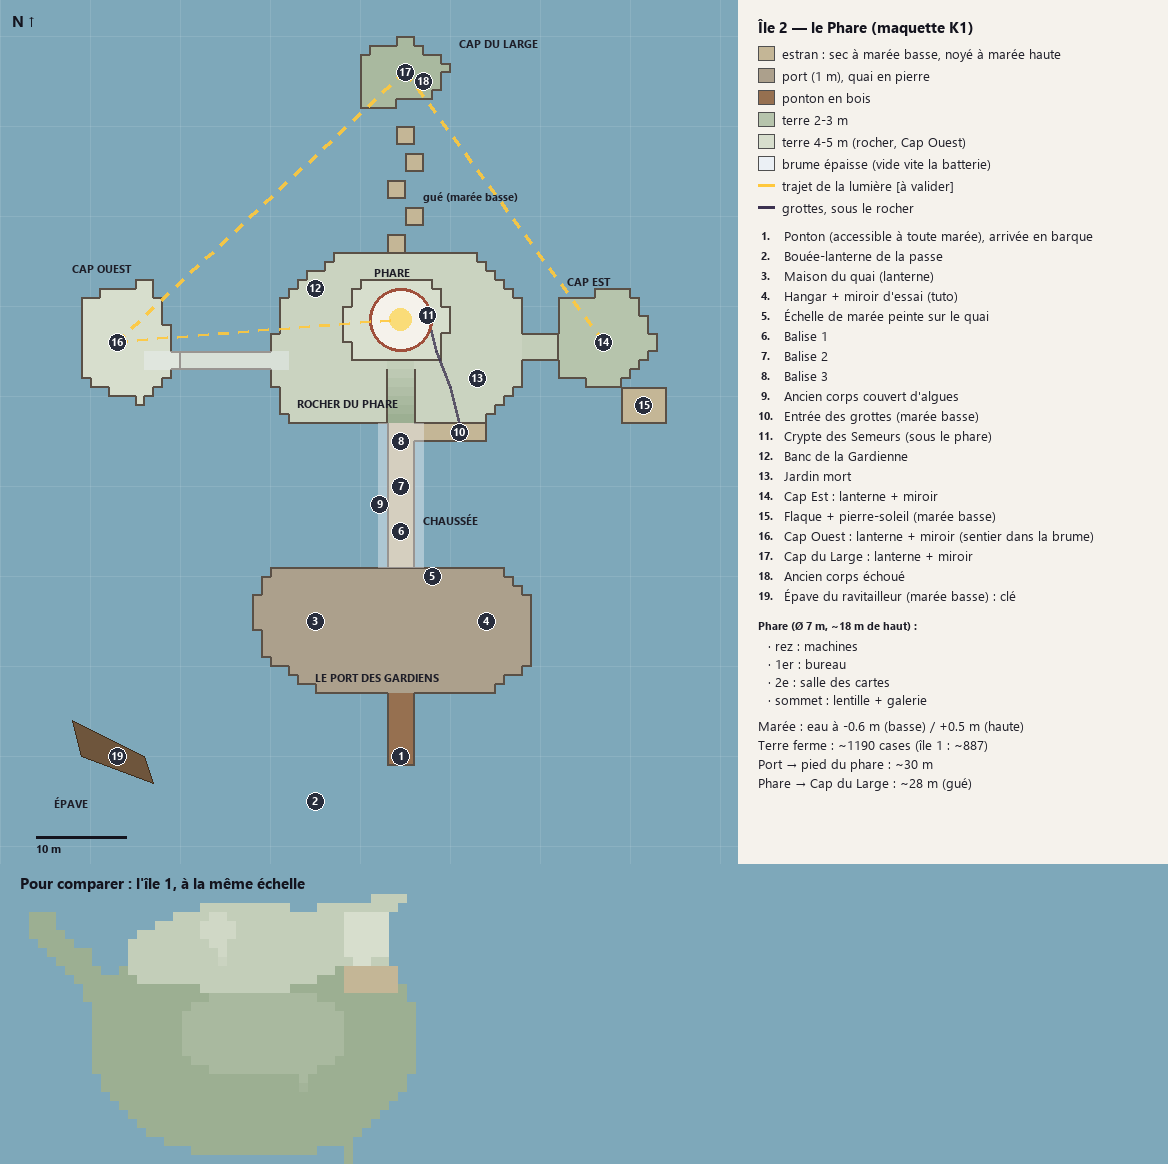

Reproduce this figure in Python.
"""Plan vu de dessus de l'île 2 (le Phare) — maquette K1.

Les zones sont décrites en mètres (1 case GridMap = 1 m, x vers l'est, z vers le sud).
`hauteur` = dessus du sol. Le même fichier servira à construire le GridMap.
Usage : python tools/plan_ile2.py  ->  tools/plan_ile2.png
"""
import json
import math
from pathlib import Path

from PIL import Image, ImageDraw, ImageFont

ICI = Path(__file__).parent

# Marée : niveau de l'eau (m). Le sol à 0.0 est sec à marée basse, noyé à marée haute.
MAREE_BASSE = -0.6
MAREE_HAUTE = 0.5

# (nom, hauteur, polygone [(x, z), ...])  — l'ordre compte : les suivantes recouvrent.
ZONES = [
    ("port", 1.0, [(-14, 9), (12, 9), (15, 12), (15, 20), (10, 23), (-8, 23), (-15, 19), (-16, 13)]),
    ("ponton", 1.0, [(-1, 23), (2, 23), (2, 31), (-1, 31)]),
    ("chaussee", 0.0, [(-1, -7), (2, -7), (2, 9), (-1, 9)]),
    ("plage_grottes", 0.0, [(2, -9), (9, -9), (10, -5), (2, -5)]),
    ("rocher", 4.0, [(-12, -7), (-1, -7), (-1, -15), (2, -15), (2, -7), (10, -7), (14, -11), (14, -21),
                     (8, -26), (-6, -26), (-13, -21), (-14, -12)]),
    ("escalier", 0.5, [(-1, -15), (2, -15), (2, -7), (-1, -7)]),  # monte de 0 à 4 vers le nord
    ("plateau_phare", 5.0, [(-5, -14), (5, -14), (6, -19), (4, -23), (-4, -23), (-6, -19)]),
    ("sentier_est", 3.5, [(14, -17), (19, -17), (19, -14), (14, -14)]),
    ("cap_est", 2.5, [(18, -21), (26, -22), (29, -16), (25, -11), (18, -12)]),
    ("flaque_est", 0.0, [(25, -11), (30, -11), (30, -7), (25, -7)]),
    ("sentier_ouest", 4.0, [(-27, -15), (-13, -15), (-13, -13), (-27, -13)]),
    ("cap_ouest", 5.0, [(-35, -21), (-27, -23), (-24, -14), (-28, -9), (-35, -12)]),
    ("cap_large", 1.5, [(-4, -42), (4, -43), (6, -47), (1, -50), (-4, -48)]),
]
# Roches du gué vers le Cap du Large (praticables à marée basse seulement).
GUE_LARGE = [(-1, -28), (1, -31), (-1, -34), (1, -37), (0, -40)]

PHARE = {"centre": (0.5, -18.5), "rayon": 3.5, "niveaux": ["rez : machines", "1er : bureau", "2e : salle des cartes", "sommet : lentille + galerie"]}
EPAVE = [(-36, 26), (-28, 30), (-27, 33), (-35, 30)]

# Repères numérotés : (num, x, z, texte)
REPERES = [
    (1, 0.5, 30, "Ponton (accessible à toute marée), arrivée en barque"),
    (2, -9, 35, "Bouée-lanterne de la passe"),
    (3, -9, 15, "Maison du quai (lanterne)"),
    (4, 10, 15, "Hangar + miroir d'essai (tuto)"),
    (5, 4, 10, "Échelle de marée peinte sur le quai"),
    (6, 0.5, 5, "Balise 1"),
    (7, 0.5, 0, "Balise 2"),
    (8, 0.5, -5, "Balise 3"),
    (9, -1.8, 2, "Ancien corps couvert d'algues"),
    (10, 7, -6, "Entrée des grottes (marée basse)"),
    (11, 3.5, -19, "Crypte des Semeurs (sous le phare)"),
    (12, -9, -22, "Banc de la Gardienne"),
    (13, 9, -12, "Jardin mort"),
    (14, 23, -16, "Cap Est : lanterne + miroir"),
    (15, 27.5, -9, "Flaque + pierre-soleil (marée basse)"),
    (16, -31, -16, "Cap Ouest : lanterne + miroir (sentier dans la brume)"),
    (17, 1, -46, "Cap du Large : lanterne + miroir"),
    (18, 3, -45, "Ancien corps échoué"),
    (19, -31, 30, "Épave du ravitailleur (marée basse) : clé"),
]
# Trajet de la lumière : Cap Est -> Cap du Large -> Cap Ouest -> lentille  [à valider]
LUMIERE = [(23, -16), (1, -46), (-31, -16), (0.5, -18.5)]
BRUME_EPAISSE = [((-1, -7), (2, 9)), ((-27, -15), (-13, -13))]  # chaussée, sentier ouest


def dans_poly(x, z, poly):
    dedans = False
    n = len(poly)
    for i in range(n):
        x1, z1 = poly[i]
        x2, z2 = poly[(i + 1) % n]
        if (z1 > z) != (z2 > z) and x < (x2 - x1) * (z - z1) / (z2 - z1) + x1:
            dedans = not dedans
    return dedans


def cases():
    """Dictionnaire (cx, cz) -> (zone, hauteur), une case par mètre."""
    res = {}
    for nom, h, poly in ZONES:
        xs = [p[0] for p in poly]
        zs = [p[1] for p in poly]
        for cx in range(math.floor(min(xs)), math.ceil(max(xs))):
            for cz in range(math.floor(min(zs)), math.ceil(max(zs))):
                if dans_poly(cx + 0.5, cz + 0.5, poly):
                    hh = h
                    if nom == "escalier":  # 0.5 par marche, vers le nord
                        hh = min(4.0, 0.5 * (-7 - cz))
                    res[(cx, cz)] = (nom, hh)
    for gx, gz in GUE_LARGE:
        for dx in (0, 1):
            for dz in (0, 1):
                res[(gx + dx, gz + dz)] = ("gue", 0.0)
    return res


def couleur(nom, h):
    if h <= 0.0:
        return (196, 182, 150)  # estran : sable mouillé
    if nom in ("port", "ponton"):
        return (172, 160, 140) if nom == "port" else (150, 112, 80)
    t = min(1.0, h / 5.0)
    base, haut = (150, 170, 140), (215, 222, 205)
    return tuple(int(base[i] + (haut[i] - base[i]) * t) for i in range(3))


def main():
    S = 9  # px par mètre
    X0, X1, Z0, Z1 = -44, 38, -54, 42
    largeur_carte = (X1 - X0) * S
    W, H = largeur_carte + 430, (Z1 - Z0) * S + 300
    img = Image.new("RGB", (W, H), (126, 168, 186))
    d = ImageDraw.Draw(img, "RGBA")
    try:
        f = ImageFont.truetype("C:/Windows/Fonts/segoeui.ttf", 13)
        fb = ImageFont.truetype("C:/Windows/Fonts/segoeuib.ttf", 15)
        fp = ImageFont.truetype("C:/Windows/Fonts/segoeuib.ttf", 11)
    except OSError:
        f = fb = fp = ImageFont.load_default()

    def P(x, z):
        return ((x - X0) * S, (z - Z0) * S)

    # grille 10 m
    for x in range(X0, X1 + 1, 10):
        d.line([P(x, Z0), P(x, Z1)], fill=(255, 255, 255, 25))
    for z in range(Z0 - Z0 % 10, Z1 + 1, 10):
        d.line([P(X0, z), P(X1, z)], fill=(255, 255, 255, 25))

    grille = cases()
    for (cx, cz), (nom, h) in grille.items():
        x, y = P(cx, cz)
        d.rectangle([x, y, x + S - 1, y + S - 1], fill=couleur(nom, h))
    # bords de falaise (changement de hauteur)
    for (cx, cz), (nom, h) in grille.items():
        for dx, dz in ((1, 0), (-1, 0), (0, 1), (0, -1)):
            v = grille.get((cx + dx, cz + dz))
            hv = v[1] if v else -1
            if h - hv >= 1.0:
                x, y = P(cx, cz)
                if dx == 1: d.line([x + S - 1, y, x + S - 1, y + S], fill=(90, 80, 70), width=2)
                if dx == -1: d.line([x, y, x, y + S], fill=(90, 80, 70), width=2)
                if dz == 1: d.line([x, y + S - 1, x + S, y + S - 1], fill=(90, 80, 70), width=2)
                if dz == -1: d.line([x, y, x + S, y], fill=(90, 80, 70), width=2)

    # brume épaisse
    for (a, b) in BRUME_EPAISSE:
        d.rectangle([*P(a[0] - 1, a[1]), *P(b[0] + 1, b[1])], fill=(235, 240, 245, 110))
    # épave
    d.polygon([P(*p) for p in EPAVE], fill=(110, 85, 60), outline=(60, 45, 30))
    # grottes (sous le rocher, pointillés)
    tunnel = [(7, -7), (6, -11), (4.5, -15), (3.5, -19)]
    for i in range(len(tunnel) - 1):
        d.line([P(*tunnel[i]), P(*tunnel[i + 1])], fill=(60, 50, 80, 200), width=3)
    # phare
    cx, cz = PHARE["centre"]
    r = PHARE["rayon"]
    d.ellipse([*P(cx - r, cz - r), *P(cx + r, cz + r)], fill=(245, 242, 235), outline=(160, 80, 60), width=3)
    d.ellipse([*P(cx - 1.2, cz - 1.2), *P(cx + 1.2, cz + 1.2)], fill=(250, 220, 120))
    # trajet de la lumière
    for i in range(len(LUMIERE) - 1):
        a, b = P(*LUMIERE[i]), P(*LUMIERE[i + 1])
        n = int(math.dist(a, b) / 10)
        for k in range(0, n, 2):
            t0, t1 = k / n, (k + 1) / n
            d.line([(a[0] + (b[0] - a[0]) * t0, a[1] + (b[1] - a[1]) * t0),
                    (a[0] + (b[0] - a[0]) * t1, a[1] + (b[1] - a[1]) * t1)], fill=(255, 200, 60, 230), width=3)

    # repères
    for num, x, z, _ in REPERES:
        px, py = P(x, z)
        d.ellipse([px - 9, py - 9, px + 9, py + 9], fill=(40, 45, 60), outline=(255, 255, 255))
        t = str(num)
        tw = d.textlength(t, font=fp)
        d.text((px - tw / 2, py - 8), t, font=fp, fill=(255, 255, 255))

    # étiquettes de zones
    for txt, x, z in [("LE PORT DES GARDIENS", -9, 20.5), ("CHAUSSÉE", 3, 3), ("ROCHER DU PHARE", -11, -10),
                      ("CAP EST", 19, -23.5), ("CAP OUEST", -36, -25), ("CAP DU LARGE", 7, -50),
                      ("gué (marée basse)", 3, -33), ("ÉPAVE", -38, 34.5), ("PHARE", -2.5, -24.5)]:
        d.text(P(x, z), txt, font=fp, fill=(30, 30, 40))

    # nord + échelle
    d.text((12, 10), "N ↑", font=fb, fill=(20, 20, 30))
    d.line([P(-40, 39), P(-30, 39)], fill=(20, 20, 30), width=3)
    d.text(P(-40, 39.5), "10 m", font=fp, fill=(20, 20, 30))

    # légende
    lx = largeur_carte + 20
    y = 16
    d.rectangle([largeur_carte, 0, W, H], fill=(245, 242, 236))
    d.text((lx, y), "Île 2 — le Phare (maquette K1)", font=fb, fill=(20, 20, 30)); y += 28
    for c, t in [((196, 182, 150), "estran : sec à marée basse, noyé à marée haute"),
                 ((172, 160, 140), "port (1 m), quai en pierre"),
                 ((150, 112, 80), "ponton en bois"),
                 (couleur("x", 2.5), "terre 2-3 m"),
                 (couleur("x", 5.0), "terre 4-5 m (rocher, Cap Ouest)"),
                 ((235, 240, 245), "brume épaisse (vide vite la batterie)")]:
        d.rectangle([lx, y + 2, lx + 16, y + 16], fill=c, outline=(80, 80, 80)); d.text((lx + 24, y), t, font=f, fill=(30, 30, 40)); y += 22
    d.line([lx, y + 9, lx + 16, y + 9], fill=(255, 200, 60), width=3)
    d.text((lx + 24, y), "trajet de la lumière [à valider]", font=f, fill=(30, 30, 40)); y += 22
    d.line([lx, y + 9, lx + 16, y + 9], fill=(60, 50, 80), width=3)
    d.text((lx + 24, y), "grottes, sous le rocher", font=f, fill=(30, 30, 40)); y += 30
    for num, _, _, t in REPERES:
        d.text((lx, y), f"{num:>2}.", font=fp, fill=(30, 30, 40)); d.text((lx + 26, y - 2), t, font=f, fill=(30, 30, 40)); y += 20
    y += 10
    d.text((lx, y), "Phare (Ø 7 m, ~18 m de haut) :", font=fp, fill=(30, 30, 40)); y += 18
    for t in PHARE["niveaux"]:
        d.text((lx + 10, y), "· " + t, font=f, fill=(30, 30, 40)); y += 18
    y += 8
    surf = sum(1 for v in grille.values() if v[1] > 0)
    for t in [f"Marée : eau à {MAREE_BASSE} m (basse) / +{MAREE_HAUTE} m (haute)",
              f"Terre ferme : ~{surf} cases (île 1 : ~887)",
              "Port → pied du phare : ~30 m",
              "Phare → Cap du Large : ~28 m (gué)"]:
        d.text((lx, y), t, font=f, fill=(30, 30, 40)); y += 19

    # île 1 à la même échelle, pour comparer
    try:
        c1 = json.load(open(ICI / "ile1_terrain.json"))["cells"]
        y0 = (Z1 - Z0) * S + 30
        d.rectangle([0, y0 - 30, W, H], fill=(126, 168, 186))
        d.text((20, y0 - 22), "Pour comparer : l'île 1, à la même échelle", font=fb, fill=(20, 20, 30))
        for c in c1:
            x, yy = 20 + (c["x"] + 26) * S, y0 + (c["z"] + 15) * S
            d.rectangle([x, yy, x + S - 1, yy + S - 1], fill=couleur("x", c["top"]) if c["top"] > 0 else (196, 182, 150))
    except (OSError, KeyError):
        pass

    img.save(ICI / "plan_ile2.png")
    print("ok", img.size, "cases:", len(grille), "terre ferme:", surf)


if __name__ == "__main__":
    main()
